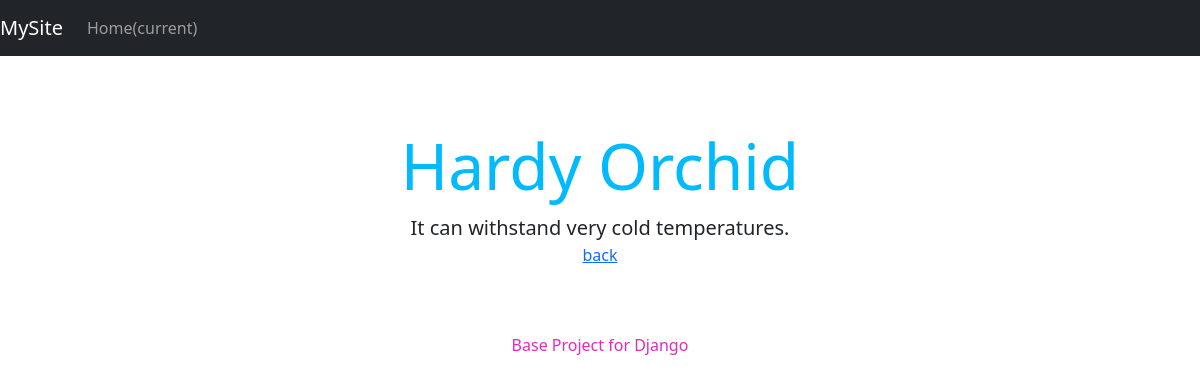
The app's page /flower/hardy-orchid/ with its own data.
### myapp/models.py (models this page shows, shortened)
class Flower(models.Model):
    title=models.CharField(max_length=255,default='')
    category=models.ForeignKey(Category,null=True,on_delete=models.PROTECT)
    description=models.TextField(default='')
    slug=models.SlugField(blank=True,default='')

### myapp/views.py (the view)
# urls.py: path('flower/<slug:slug>/',myapp_views.detail,name="detail"),
def detail(request,slug=None):
    flower=get_object_or_404(Flower,slug=slug)
    return render(request,'myapp/detail.html',{'flower':flower})

### myapp/Templates/myapp/detail.html
{%extends 'base/base.html'%}
{% block content  %}
<div class="jumbotron">
    <div class="container">
        <h1 class="display-3">{{flower.title}}</h1>
        <div class="lead">{{flower.description}}</div>
    </div>
</div>
<a href="">back</a>
{% endblock  %}

### base/static/base/css/site.css (style rules this page uses)
body { padding-top: 5rem; }
h1 { color:rgb(0, 186, 254); }

### records on screen
Flower: title "Hardy Orchid", description "It can withstand very cold temperatures."
